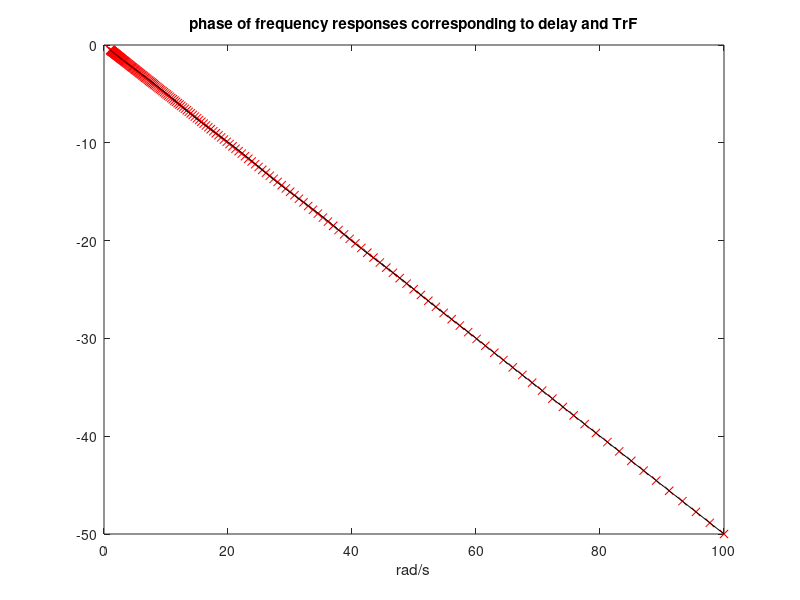
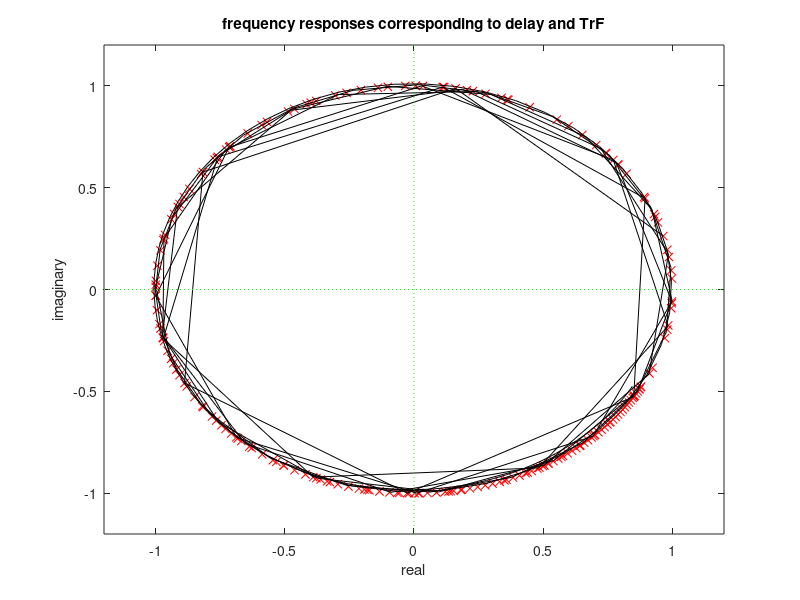
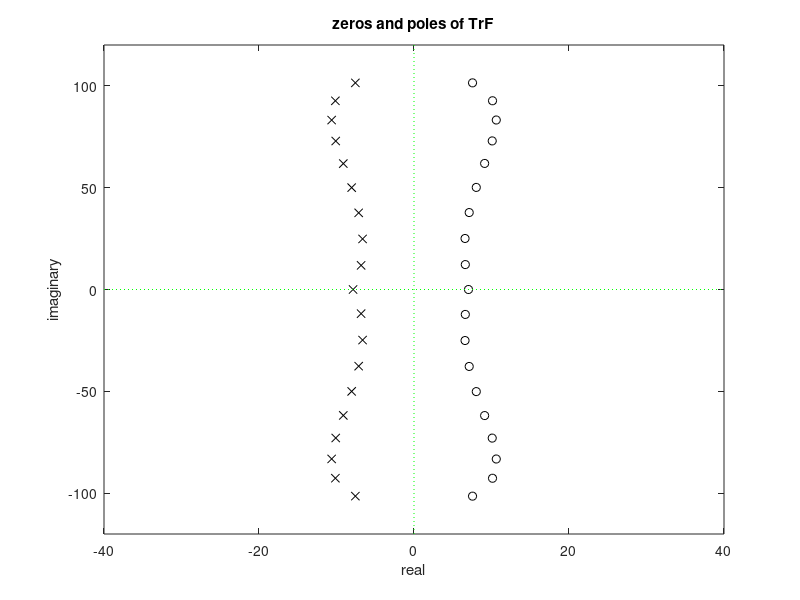

MATLAB code to generate these figures, in order: (Note: this script raises an error after producing the figures.)
% Approximation of delay by transfer function
Td=0.5; %pure delay in seconds
wr=logspace(0,2,200); %frequency values for response (rad/s)
Hdly=exp(-j*Td*wr); %frequency response corresponding to Td

%using invfreqs to obtain a TrF approximation
na=19; %denominator degree
nb=19; %numerator degree
[num,den]=invfreqs(Hdly,wr,nb,na); %TrF computation

Htrf=freqs(num,den,wr); %TrF frequency response

%compare phase of frequency responses cooresponding to the delay and to TrF
figure(1)
plot(wr,unwrap(angle(Hdly)),'xr'); hold on;
plot(wr,unwrap(angle(Htrf)),'k');
x1=-1.2; x2=1.2; y1=-1.2; y2=1.2;
title('phase of frequency responses corresponding to delay and TrF');
xlabel('rad/s');

%compare frequency responses cooresponding to the delay and to TrF
figure(2)
plot(Hdly,'xr'); hold on;
plot(Htrf,'k');
x1=-1.2; x2=1.2; y1=-1.2; y2=1.2;
axis([x1 x2 y1 y2]);
plot([x1 x2],[0 0],':g'); %x axis
plot([0 0],[y1 y2],':g'); %y axis
title('frequency responses corresponding to delay and TrF');
xlabel('real'); ylabel('imaginary');

%pole-zero map of TrF
figure(3)
gz=roots(num); gp=roots(den);
plot(gz,'ok'); hold on; %zeros plot
plot(gp,'xk'); %poles plot
x1=-40; x2=40; y1=-120; y2=120;
axis([x1 x2 y1 y2]);
plot([x1 x2],[0 0],':g'); %x axis
plot([0 0],[y1 y2],':g'); %y axis
title('zeros and poles of TrF');
xlabel('real'); ylabel('imaginary');

num1Ns
num1Es

den1Ns
den1Es
